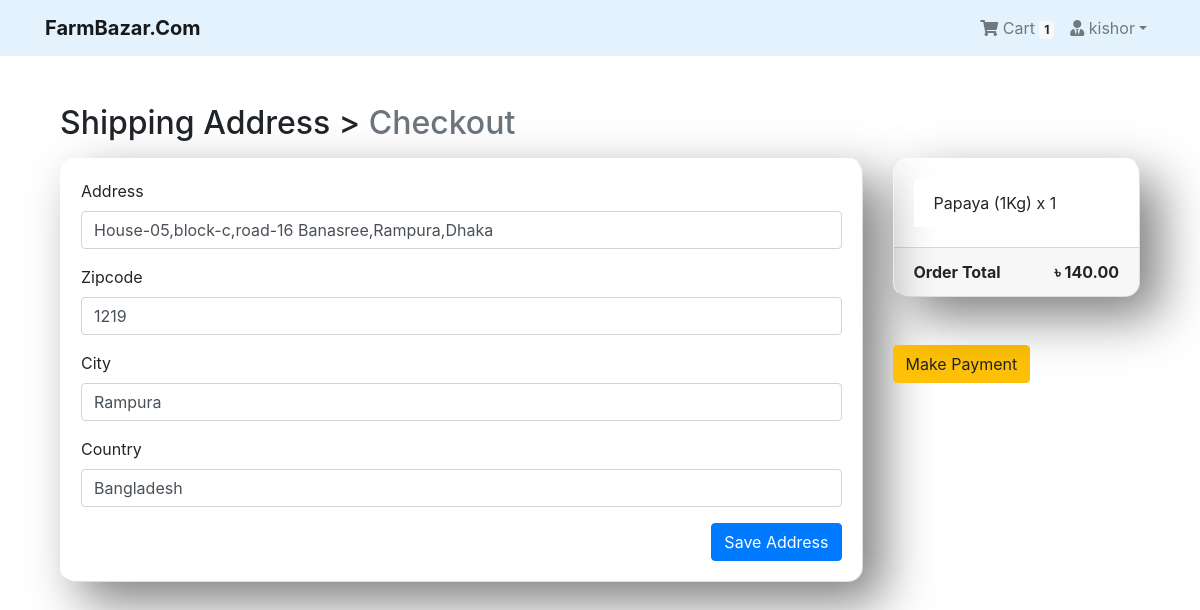
Screenshot of /payment/checkout/ (signed in) with the database file from the repository.
### App_Login/models.py (models this page shows, shortened)
class User(AbstractBaseUser, PermissionsMixin):
    email = models.EmailField(unique=True, null=False)
    is_staff = models.BooleanField(
        gettext_lazy('staff status'),
        default=False,
        help_text = gettext_lazy('Designates whether the user can log in this site')
    )
    is_active = models.BooleanField(
        gettext_lazy('active'),
        default=True,
        help_text=gettext_lazy('Designates whether this user should be treated as active. Unselect this instead of deleting accounts')
    )
    USERNAME_FIELD = 'email'
    objects = MyUserManager()

class Profile(models.Model):
    user = models.OneToOneField(User, on_delete=models.CASCADE, related_name='profile')
    username = models.CharField(max_length=264, blank=True)
    full_name = models.CharField(max_length=264, blank=True)
    address_1 = models.TextField(max_length=300, blank=True)
    city = models.CharField(max_length=40, blank=True)
    zipcode = models.CharField(max_length=10, blank=True)
    country = models.CharField(max_length=50, blank=True)
    phone = models.CharField(max_length=20, blank=True)
    date_joined = models.DateTimeField(auto_now_add=True)

### App_Order/models.py (models this page shows, shortened)
class Order(models.Model):
    orderitems = models.ManyToManyField(Cart)
    user = models.ForeignKey(settings.AUTH_USER_MODEL, on_delete=models.CASCADE)
    ordered = models.BooleanField(default=False)
    created = models.DateTimeField(auto_now_add=True)
    paymentId = models.CharField(max_length=264, blank=True, null=True)
    orderId = models.CharField(max_length=200, blank=True, null=True)
    def get_totals(self):
        total = 0
        for order_item in self.orderitems.all():
            total += float(order_item.get_total())
        return total

class Cart(models.Model):
    user = models.ForeignKey(settings.AUTH_USER_MODEL, on_delete=models.CASCADE, related_name="cart")
    item = models.ForeignKey(Product, on_delete=models.CASCADE)
    quantity = models.IntegerField(default=1)
    purchased = models.BooleanField(default=False)
    created = models.DateTimeField(auto_now_add=True)
    updated = models.DateTimeField(auto_now=True)
    def get_total(self):
        total = self.item.price * self.quantity
        float_total = format(total, '0.2f')
        return float_total

### App_Payment/models.py (models this page shows)
class BillingAddress(models.Model):
    user = models.ForeignKey(settings.AUTH_USER_MODEL, on_delete=models.CASCADE)
    address = models.CharField(max_length=264, blank=True)
    zipcode = models.CharField(max_length=10, blank=True)
    city = models.CharField(max_length=30, blank=True)
    country = models.CharField(max_length=20, blank=True)
    def __str__(self):
        return f'{self.user.profile.username} billing address'
    def is_fully_filled(self):
        field_names = [f.name for f in self._meta.get_fields()]
        for field_name in field_names:
            value = getattr(self, field_name)
            if value is None or value=='':
                return False
        return True
    class Meta:
        verbose_name_plural = "Billing Addresses"

### App_Shop/models.py (models this page shows, shortened)
class Product(models.Model):
    mainimage = models.ImageField(upload_to='Products')
    name = models.CharField(max_length=264)
    category = models.ForeignKey(Category, on_delete=models.CASCADE, related_name='category')
    preview_text = models.TextField(max_length=200, verbose_name='Preview Text')
    detail_text = models.TextField(max_length=1000, verbose_name='Description')
    price = models.FloatField()
    old_price = models.FloatField(default=0.00)
    created = models.DateTimeField(auto_now_add=True)
    class Meta:
        ordering = ['-created',]

### App_Payment/views.py (the view)
# urls.py: path('checkout/', views.checkout, name="checkout"),
@login_required
def checkout(request):
    saved_address = BillingAddress.objects.get_or_create(user=request.user)
    saved_address = saved_address[0]
    print(saved_address)
    form = BillingForm(instance=saved_address)
    if request.method == "POST":
        form = BillingForm(request.POST, instance=saved_address)
        if form.is_valid():
            form.save()
            form = BillingForm(instance=saved_address)
            messages.success(request, f"Shipping Address Saved!")
    order_qs = Order.objects.filter(user=request.user, ordered=False)
    order_items = order_qs[0].orderitems.all()
    order_total = order_qs[0].get_totals()
    return render(request, 'App_Payment/checkout.html', context={"form":form, "order_items":order_items, "order_total":order_total, "saved_address":saved_address})

### App_Payment/forms.py
class BillingForm(forms.ModelForm):
    class Meta:
        model = BillingAddress
        fields = ['address', 'zipcode', 'city', 'country']

### App_Order/templatetags/cart_tag.py (called while the page is built)
@register.filter
def cart_total(user):
    order = Order.objects.filter(user=user, ordered=False)
    if order.exists():
        return order[0].orderitems.count()
    else:
        return 0

### templates/App_Payment/checkout.html (shortened to what this page needs)
{% extends 'base.html' %}
{% load crispy_forms_tags %}
{% block body_block %}
<div class="container mt-5">
  <h2 class="mb-3">
    Shipping Address > <span class="text-muted">Checkout</span>
  </h2>
  <div class="row">
    <div class="col-md-9">
      <div class="card mb-5" style="height: auto">
        <div class="card-body">
          <form method="POST">
            {{form|crispy}}
            <button type="submit" class="btn btn-primary float-right">Save Address</button>
          </form>
        </div>
      </div>
    </div>
    <div class="col-md-3">
      <div class="card" style="height:auto">
        <div class="card-body">
          <ul class="list-group list-group-flush">
            {% for order_item in order_items %}
              <li class="list-group-item">{{ order_item.item.name}} x {{order_item.quantity}}</li>
            {% endfor %}
          </ul>
        </div>
        <div class="card-footer">
          <span class="float-left"><b>Order Total</b></span>
          <span class="float-right"><b>&#2547; {{order_total|floatformat:2}}</b></span>
        </div>
      </div>
      <br>
      <br>
      {% if saved_address.is_fully_filled %}
      <a href="{% url 'App_Payment:payment' %}" class="btn btn-warning btn-md">Make Payment</a>
      {% else %}
      <div class="alert alert-info">
        <p>Please fill up all the information to make payment.</p>
      </div>
      {% endif %}
    </div>
  </div>
</div>
{% endblock %}

### templates/navbar.html (shortened to what this page needs)
{% load cart_tag %}
<nav class="navbar navbar-expand-lg navbar navbar-light" style="background-color: #e3f2fd;">
  <div class="container">
    <a class="navbar-brand" href="{% url 'App_Shop:home' %}"><b>FarmBazar.Com</b> </a>
    <div class="collapse navbar-collapse" id="navbarNav">
      <ul class="navbar-nav ml-auto">
        {% if request.user.is_authenticated %}
        <li class="nav-item">
          <a href="{% url 'App_Order:cart' %}" class="nav-link">
              <i class="fa fa-shopping-cart"></i> Cart
              <span class="badge badge-light">{{ request.user | cart_total }}</span>
          </a>
        </li>
        <li class="nav-item dropdown">
          <a class="nav-link dropdown-toggle" href="#" id="navbarDropdown" role="button" data-toggle="dropdown" aria-haspopup="true" aria-expanded="false"><i class="fas fa-user-tie"></i> {{request.user.profile.username}}</a>
        </li>
        {% else %}
        <li class="nav-item">
          <a href="{% url 'App_Login:login' %}" class="btn btn-outline-info">Login</a>
        </li>
        {% endif %}
      </ul>
    </div>
  </div>
</nav>

### templates/base.html (style rules this page uses)
.card { height: 350px; box-shadow: 20px 20px 50px rgba(0, 0, 0, 0.5); border-radius: 15px; background: rgba(255, 255, 255, 0.1); overflow: hidden; display: flex; justify-content: center; border-top: 1px solid rgba(255, 255, 255, 0.5); border-left: 1px solid rgba(255, 255, 255, 0.5); backdrop-filter: blur(5px); }

### rows the page displays
User: user|cart_total "1", user.profile.username "kishor"
BillingAddress: address "House-05,block-c,road-16 Banasree,Rampura,Dhaka", zipcode "1219", city "Rampura", country "Bangladesh"
Cart: item.name "Papaya (1Kg)", quantity "1"

### other values shown
{{ order_total|floatformat:2 }} "140.00"
